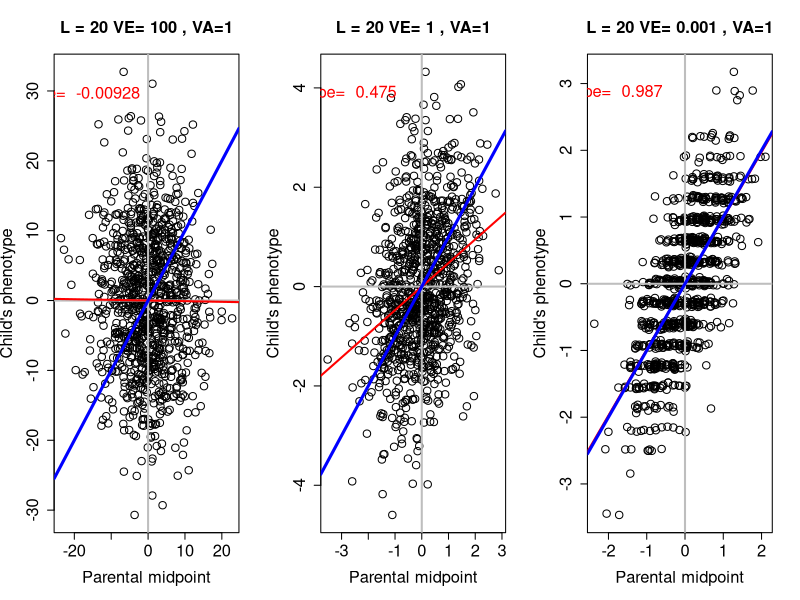

This chart was generated by the following R code:


##Paste this in first
par.off.corr<-function(L=20, environ.var,print.slope=FALSE){
##Quantitative genetics sims
allele.freq<-0.5   ###each locus is assumed to have the same allele frequencies. This is just to simplify the coding, in reality these results work when each locus has its own frequency (and the coding wouldn't be too much harder). 
 
Num_inds=1000 

##MAKE A MUM
## For each mother, at each locus we draw an allele (either 0 or 1) from the population allele frequency. 
##We do this twice for each mother two represent the two haplotypes in the mother 
mum.hap.1<-replicate(Num_inds, rbinom(L,1,allele.freq) )
mum.hap.2<-replicate(Num_inds, rbinom(L,1,allele.freq) )
##type mum.hap.1[,1] to see the 1st mothers 1st haplotype

##Each mothers genotype at each locus is either 0,1,2
mum.geno<-mum.hap.1+mum.hap.2

additive.genetic<-colSums(mum.geno)
genetic.sd<-sd(additive.genetic)
mean.genetic<-mean(additive.genetic)

additive.genetic<-additive.genetic / sd(additive.genetic)
mum.pheno<- additive.genetic + rnorm(Num_inds,sd=sqrt(environ.var))
mum.pheno<-mum.pheno-mean(mum.pheno)



##MAKE A DAD (same code as make a mum, only said in a deeper voice)
dad.hap.1<-replicate(Num_inds, rbinom(L,1,allele.freq) )
dad.hap.2<-replicate(Num_inds, rbinom(L,1,allele.freq) )
dad.geno<-dad.hap.1+dad.hap.2


additive.genetic<-colSums(dad.geno)
additive.genetic<-additive.genetic / sd(additive.genetic)
dad.pheno<- additive.genetic + rnorm(Num_inds,sd=sqrt(environ.var))
dad.pheno<-dad.pheno-mean(dad.pheno)

### Make a child
child.geno<-dad.hap.1+mum.hap.1 ##1 haplotype from mum 1 haplotype from dad

additive.genetic<-colSums(child.geno)
additive.genetic<-additive.genetic / sd(additive.genetic)
child.pheno<- additive.genetic + rnorm(Num_inds,sd=sqrt(environ.var))
child.pheno<-child.pheno-mean(child.pheno)



##Calculate midpoints, linear model and plots

parental.midpoint<-(mum.pheno+dad.pheno)/2 ##avg. parents

lm(child.pheno~parental.midpoint) ##linear model between child and mid point
							##the slope of this line is the narrow sense heritability.

# plot parental midpoint against offsprings phenotype.
#layout(1) ###done in case this is run after the code with 3 plots
plot(parental.midpoint,child.pheno,xlab="Parental midpoint",ylab="Child's phenotype",cex=1.5,cex.axis=1.5,cex.main=1.5,cex.lab=1.5,main=paste("L =",L,"VE=",environ.var,", VA=1"))
## plot the regression in red
abline(h=0,col="grey",lwd=2)
abline(v=0,col="grey",lwd=2)
 abline(lm(child.pheno~parental.midpoint),col="red",lwd=2)

if(print.slope) text(x=min(parental.midpoint)*.8,y=max(child.pheno)*.9,label=paste("slope= ",format(lm(child.pheno~parental.midpoint)$coeff[2],digit=3)),col="red",lwd=4,cex=1.5)

abline(0,1,col="blue",lwd=3)
 
 }
 

layout(t(1:3))
par.off.corr(L=20, environ.var=100,print.slope=TRUE)
par.off.corr(L=20, environ.var=1,print.slope=TRUE)
par.off.corr(L=20, environ.var=0.001,print.slope=TRUE)
dev.copy2eps(file="../../Figs/QT2.eps")


#for(environ.var in c(0.00001,0.5,1,2)){
#png(file=paste("parent_offspring_regression_varg_1_vare_",format(environ.var,dig=1),".png",sep=""))
# par.off.corr(L=200, environ.var=environ.var,print.slope=TRUE)
#dev.off()
# }
 

 
 